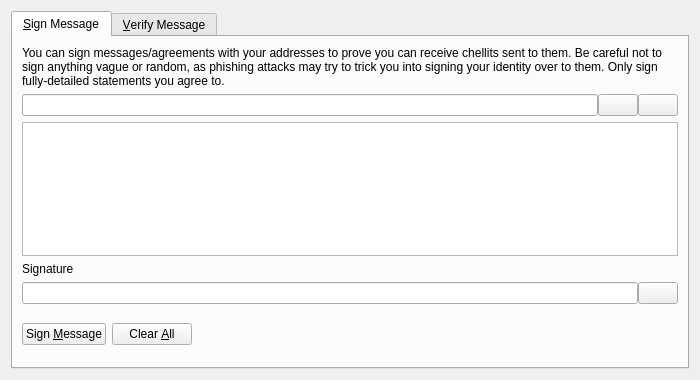
<?xml version="1.0" encoding="UTF-8"?>
<ui version="4.0">
 <class>SignVerifyMessageDialog</class>
 <widget class="QDialog" name="SignVerifyMessageDialog">
  <property name="geometry">
   <rect>
    <x>0</x>
    <y>0</y>
    <width>700</width>
    <height>380</height>
   </rect>
  </property>
  <property name="windowTitle">
   <string>Signatures - Sign / Verify a Message</string>
  </property>
  <property name="modal">
   <bool>true</bool>
  </property>
  <layout class="QVBoxLayout" name="verticalLayout">
   <item>
    <widget class="QTabWidget" name="tabWidget">
     <property name="currentIndex">
      <number>0</number>
     </property>
     <widget class="QWidget" name="tabSignMessage">
      <attribute name="title">
       <string>&amp;Sign Message</string>
      </attribute>
      <layout class="QVBoxLayout" name="verticalLayout_SM">
       <item>
        <widget class="QLabel" name="infoLabel_SM">
         <property name="text">
          <string>You can sign messages/agreements with your addresses to prove you can receive chellits sent to them. Be careful not to sign anything vague or random, as phishing attacks may try to trick you into signing your identity over to them. Only sign fully-detailed statements you agree to.</string>
         </property>
         <property name="textFormat">
          <enum>Qt::PlainText</enum>
         </property>
         <property name="wordWrap">
          <bool>true</bool>
         </property>
        </widget>
       </item>
       <item>
        <layout class="QHBoxLayout" name="horizontalLayout_1_SM">
         <property name="spacing">
          <number>0</number>
         </property>
         <item>
          <widget class="QValidatedLineEdit" name="addressIn_SM">
           <property name="toolTip">
            <string>The Chellit address to sign the message with</string>
           </property>
          </widget>
         </item>
         <item>
          <widget class="QPushButton" name="addressBookButton_SM">
           <property name="toolTip">
            <string>Choose previously used address</string>
           </property>
           <property name="text">
            <string/>
           </property>
           <property name="icon">
            <iconset resource="../chellit.qrc">
             <normaloff>:/icons/address-book</normaloff>:/icons/address-book</iconset>
           </property>
           <property name="shortcut">
            <string>Alt+A</string>
           </property>
           <property name="autoDefault">
            <bool>false</bool>
           </property>
          </widget>
         </item>
         <item>
          <widget class="QPushButton" name="pasteButton_SM">
           <property name="toolTip">
            <string>Paste address from clipboard</string>
           </property>
           <property name="text">
            <string/>
           </property>
           <property name="icon">
            <iconset resource="../chellit.qrc">
             <normaloff>:/icons/editpaste</normaloff>:/icons/editpaste</iconset>
           </property>
           <property name="shortcut">
            <string>Alt+P</string>
           </property>
           <property name="autoDefault">
            <bool>false</bool>
           </property>
          </widget>
         </item>
        </layout>
       </item>
       <item>
        <widget class="QPlainTextEdit" name="messageIn_SM">
         <property name="toolTip">
          <string>Enter the message you want to sign here</string>
         </property>
        </widget>
       </item>
       <item>
        <widget class="QLabel" name="signatureLabel_SM">
         <property name="text">
          <string>Signature</string>
         </property>
         <property name="textFormat">
          <enum>Qt::PlainText</enum>
         </property>
        </widget>
       </item>
       <item>
        <layout class="QHBoxLayout" name="horizontalLayout_2_SM">
         <property name="spacing">
          <number>0</number>
         </property>
         <item>
          <widget class="QLineEdit" name="signatureOut_SM">
           <property name="font">
            <font>
             <italic>true</italic>
            </font>
           </property>
           <property name="readOnly">
            <bool>true</bool>
           </property>
          </widget>
         </item>
         <item>
          <widget class="QPushButton" name="copySignatureButton_SM">
           <property name="toolTip">
            <string>Copy the current signature to the system clipboard</string>
           </property>
           <property name="text">
            <string/>
           </property>
           <property name="icon">
            <iconset resource="../chellit.qrc">
             <normaloff>:/icons/editcopy</normaloff>:/icons/editcopy</iconset>
           </property>
           <property name="autoDefault">
            <bool>false</bool>
           </property>
          </widget>
         </item>
        </layout>
       </item>
       <item>
        <layout class="QHBoxLayout" name="horizontalLayout_3_SM">
         <item>
          <widget class="QPushButton" name="signMessageButton_SM">
           <property name="toolTip">
            <string>Sign the message to prove you own this Chellit address</string>
           </property>
           <property name="text">
            <string>Sign &amp;Message</string>
           </property>
           <property name="icon">
            <iconset resource="../chellit.qrc">
             <normaloff>:/icons/edit</normaloff>:/icons/edit</iconset>
           </property>
           <property name="autoDefault">
            <bool>false</bool>
           </property>
          </widget>
         </item>
         <item>
          <widget class="QPushButton" name="clearButton_SM">
           <property name="toolTip">
            <string>Reset all sign message fields</string>
           </property>
           <property name="text">
            <string>Clear &amp;All</string>
           </property>
           <property name="icon">
            <iconset resource="../chellit.qrc">
             <normaloff>:/icons/remove</normaloff>:/icons/remove</iconset>
           </property>
           <property name="autoDefault">
            <bool>false</bool>
           </property>
          </widget>
         </item>
         <item>
          <spacer name="horizontalSpacer_1_SM">
           <property name="orientation">
            <enum>Qt::Horizontal</enum>
           </property>
           <property name="sizeHint" stdset="0">
            <size>
             <width>40</width>
             <height>48</height>
            </size>
           </property>
          </spacer>
         </item>
         <item>
          <widget class="QLabel" name="statusLabel_SM">
           <property name="font">
            <font>
             <weight>75</weight>
             <bold>true</bold>
            </font>
           </property>
           <property name="text">
            <string/>
           </property>
           <property name="wordWrap">
            <bool>true</bool>
           </property>
          </widget>
         </item>
         <item>
          <spacer name="horizontalSpacer_2_SM">
           <property name="orientation">
            <enum>Qt::Horizontal</enum>
           </property>
           <property name="sizeHint" stdset="0">
            <size>
             <width>40</width>
             <height>48</height>
            </size>
           </property>
          </spacer>
         </item>
        </layout>
       </item>
      </layout>
     </widget>
     <widget class="QWidget" name="tabVerifyMessage">
      <attribute name="title">
       <string>&amp;Verify Message</string>
      </attribute>
      <layout class="QVBoxLayout" name="verticalLayout_VM">
       <item>
        <widget class="QLabel" name="infoLabel_VM">
         <property name="text">
          <string>Enter the receiver's address, message (ensure you copy line breaks, spaces, tabs, etc. exactly) and signature below to verify the message. Be careful not to read more into the signature than what is in the signed message itself, to avoid being tricked by a man-in-the-middle attack. Note that this only proves the signing party receives with the address, it cannot prove sendership of any transaction!</string>
         </property>
         <property name="textFormat">
          <enum>Qt::PlainText</enum>
         </property>
         <property name="alignment">
          <set>Qt::AlignLeading|Qt::AlignLeft|Qt::AlignTop</set>
         </property>
         <property name="wordWrap">
          <bool>true</bool>
         </property>
        </widget>
       </item>
       <item>
        <layout class="QHBoxLayout" name="horizontalLayout_1_VM">
         <property name="spacing">
          <number>0</number>
         </property>
         <item>
          <widget class="QValidatedLineEdit" name="addressIn_VM">
           <property name="toolTip">
            <string>The Chellit address the message was signed with</string>
           </property>
          </widget>
         </item>
         <item>
          <widget class="QPushButton" name="addressBookButton_VM">
           <property name="toolTip">
            <string>Choose previously used address</string>
           </property>
           <property name="text">
            <string/>
           </property>
           <property name="icon">
            <iconset resource="../chellit.qrc">
             <normaloff>:/icons/address-book</normaloff>:/icons/address-book</iconset>
           </property>
           <property name="shortcut">
            <string>Alt+A</string>
           </property>
           <property name="autoDefault">
            <bool>false</bool>
           </property>
          </widget>
         </item>
        </layout>
       </item>
       <item>
        <widget class="QPlainTextEdit" name="messageIn_VM"/>
       </item>
       <item>
        <widget class="QValidatedLineEdit" name="signatureIn_VM"/>
       </item>
       <item>
        <layout class="QHBoxLayout" name="horizontalLayout_2_VM">
         <item>
          <widget class="QPushButton" name="verifyMessageButton_VM">
           <property name="toolTip">
            <string>Verify the message to ensure it was signed with the specified Chellit address</string>
           </property>
           <property name="text">
            <string>Verify &amp;Message</string>
           </property>
           <property name="icon">
            <iconset resource="../chellit.qrc">
             <normaloff>:/icons/transaction_0</normaloff>:/icons/transaction_0</iconset>
           </property>
           <property name="autoDefault">
            <bool>false</bool>
           </property>
          </widget>
         </item>
         <item>
          <widget class="QPushButton" name="clearButton_VM">
           <property name="toolTip">
            <string>Reset all verify message fields</string>
           </property>
           <property name="text">
            <string>Clear &amp;All</string>
           </property>
           <property name="icon">
            <iconset resource="../chellit.qrc">
             <normaloff>:/icons/remove</normaloff>:/icons/remove</iconset>
           </property>
           <property name="autoDefault">
            <bool>false</bool>
           </property>
          </widget>
         </item>
         <item>
          <spacer name="horizontalSpacer_1_VM">
           <property name="orientation">
            <enum>Qt::Horizontal</enum>
           </property>
           <property name="sizeHint" stdset="0">
            <size>
             <width>40</width>
             <height>48</height>
            </size>
           </property>
          </spacer>
         </item>
         <item>
          <widget class="QLabel" name="statusLabel_VM">
           <property name="font">
            <font>
             <weight>75</weight>
             <bold>true</bold>
            </font>
           </property>
           <property name="text">
            <string/>
           </property>
           <property name="wordWrap">
            <bool>true</bool>
           </property>
          </widget>
         </item>
         <item>
          <spacer name="horizontalSpacer_2_VM">
           <property name="orientation">
            <enum>Qt::Horizontal</enum>
           </property>
           <property name="sizeHint" stdset="0">
            <size>
             <width>40</width>
             <height>48</height>
            </size>
           </property>
          </spacer>
         </item>
        </layout>
       </item>
      </layout>
     </widget>
    </widget>
   </item>
  </layout>
 </widget>
 <customwidgets>
  <customwidget>
   <class>QValidatedLineEdit</class>
   <extends>QLineEdit</extends>
   <header>qvalidatedlineedit.h</header>
  </customwidget>
 </customwidgets>
 <resources>
  <include location="../chellit.qrc"/>
 </resources>
 <connections/>
</ui>
